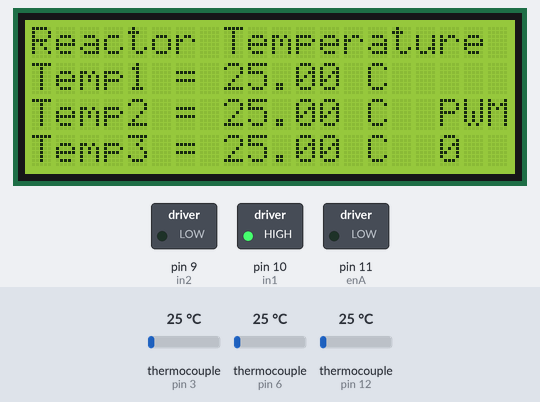
This sketch was run on a simulated Arduino Uno, built with avr-gcc and run on an emulated ATmega328P. On the bench: 20×4 character LCD, switched loads named in the sketch (green lamp = pin HIGH). The inputs (shaded band) are chosen by the test bench; at power-on: thermocouple (sensors on pin 3, pin 6, pin 12) 25 °C. What the sketch prints to the serial monitor is not drawn.

Above: at 1.2 s.
1.3 s: thermocouple (sensor on pin 3) set to 53 °C
At 4.6 s:
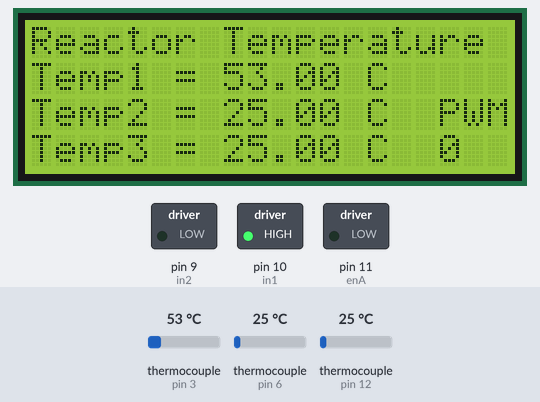
6.2 s: thermocouple (sensor on pin 3) set to 61 °C
At 7.4 s:
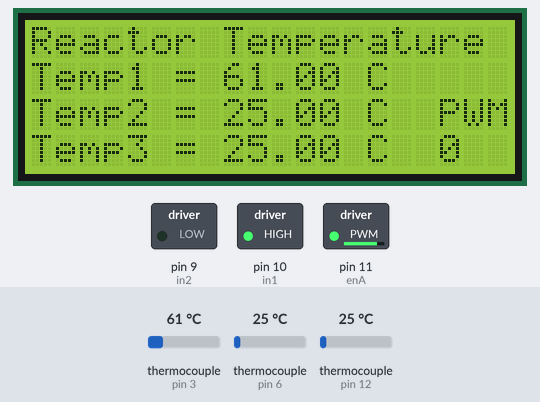
10.8 s: thermocouple (sensor on pin 6) set to 294 °C
At 13.0 s:
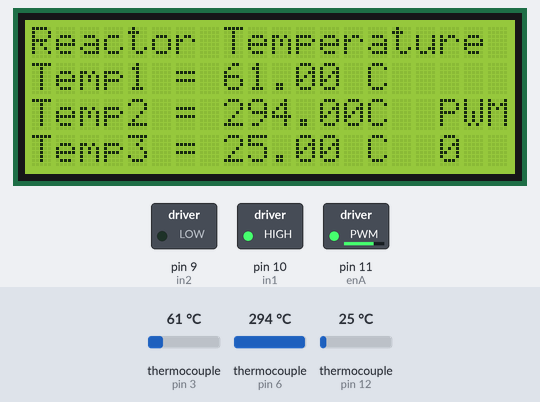
15.7 s: thermocouple (sensor on pin 12) set to 6 °C
At 19.8 s:
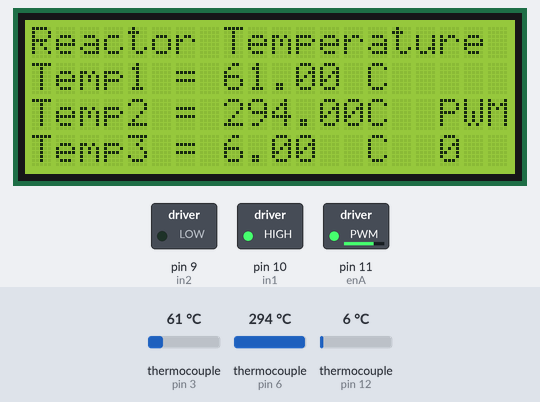
20.1 s: thermocouple (sensor on pin 6) set to 6 °C
At 22.6 s:
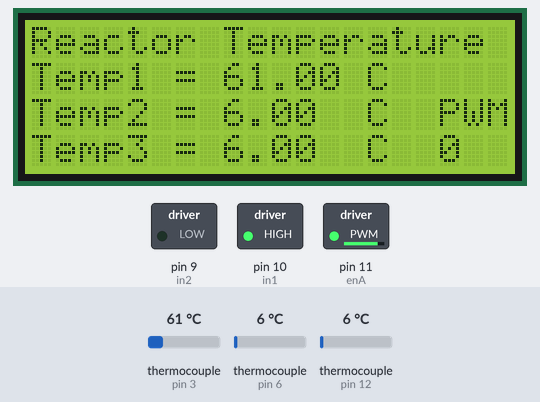
25.0 s: thermocouple (sensor on pin 12) set to 75 °C
At 29.3 s:
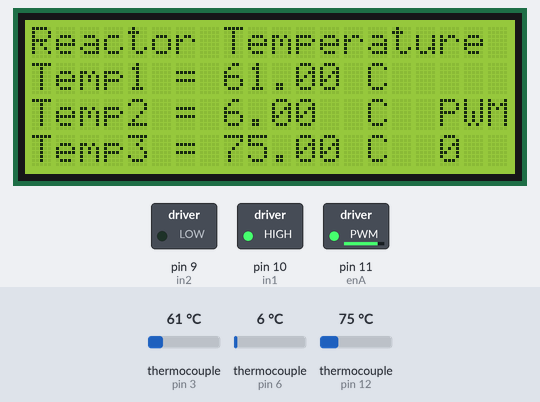
Timing chart, 0 to 30.3 s (numbered marks = the images above; inputs shaded):
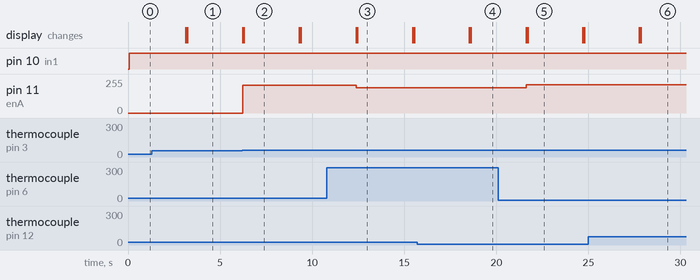

The sketch:

Fluidized-Reactor-Cooling.ino
```cpp
// Libraries

#include "max6675.h"
#include <Wire.h>
#include <LCD.h>
#include <LiquidCrystal_I2C.h>


// Sytem matrix form matlab

float  O_value1[2][2] = {{0.0069,-0.0002},{-0.0002,-0.0064}};
float  O_value2[2][2] = {{0.0055,-0.0001},{-0.0001,0.0054}};
float  O_value3[2][2] = {{0.0056,0},{0,0.0056}};
float  O_value60[2][2] = {{0.0109,0},{0,0.0109}};
float  O_value120[2][2] = {{0.0217,0},{0,0.0217}};
float  O_value180[2][2] = {{0.0434,0},{0,3.0434}};
float  O_value240[2][2] = {{0.0880,0},{0,0.0880}};
float  O_value360[2][2] = {{0.4062,0.0001},{0.0001,0.4062}};
float  O_value480[2][2] = {{2.9985,0.0014},{0.0014,2.9985}};

float  k_value1[2] = {(1e-8)*(-0.3644),(1e-8)*(-0.8437)};
float  k_value2[2] = {0.4997,-0.2243};
float  k_value3[2] = {0.6889,-0.3115};
float  k_value60[2] = {0.1637,-0.0429};
float  k_value120[2] = {0.0943,-0.0278};
float  k_value180[2] = {0.0716,-0.0238};
float  k_value240[2] = {0.0608,-0.0220};
float  k_value360[2] = {0.0512,-0.0203};
float  k_value480[2] = {0.0471,-0.0199};

// initial time stamp

int t = 0;

// Motor A

int enA = 11;
int in1 = 10;
int in2 = 9;
int input_PWM = 0;
int spd = 0;

// Thermometers

int thermoDO1 = 2;
int thermoCS1 = 3;
int thermoCLK1 = 4;

int thermoDO2 = 5;
int thermoCS2 = 6;
int thermoCLK2 = 7;

int thermoDO3 = 8;
int thermoCS3 = 12;
int thermoCLK3 = 13;

MAX6675 thermocouple1(thermoCLK1, thermoCS1, thermoDO1);
MAX6675 thermocouple2(thermoCLK2, thermoCS2, thermoDO2);
MAX6675 thermocouple3(thermoCLK3, thermoCS3, thermoDO3);

#define I2C_ADDR 0x27
#define BACKLIGHT_PIN 3
LiquidCrystal_I2C lcd(I2C_ADDR,2,1,0,4,5,6,7);

// Variable

float u_s = 65.9;
float umax = 76.03;
float u_opt;
float T1s = 57;
float T2s = 10;

void setup() {

  lcd.begin (20,4); // <

// Switch on the backlight
  lcd.setBacklightPin(BACKLIGHT_PIN,POSITIVE);
  lcd.setBacklight(HIGH);

  // Set all the motor control pins to outputs
  pinMode(enA, OUTPUT);
  pinMode(in1, OUTPUT);
  pinMode(in2, OUTPUT);
  // Turn off motors - Initial state
  digitalWrite(in1, LOW);
  digitalWrite(in2, LOW);

Serial.begin(9600);

}

void loop() {

float u = 0;

float T1 = thermocouple1.readCelsius();
float T2 = thermocouple2.readCelsius();
float T3 = thermocouple3.readCelsius();

float Ts1 = T1-T1s;
float Ts2 = T2 - T2s;
float T[2] = {Ts1,Ts2};

if (T1>=57)
{
int inv1 = T[0]*((T[0]*O_value1[0][0])+(T[1]*O_value1[1][0]))  + T[1]*((T[0]*O_value1[0][1])+(T[1]*O_value1[1][1]));
int inv2 = T[0]*((T[0]*O_value2[0][0])+(T[1]*O_value2[1][0]))  + T[1]*((T[0]*O_value2[0][1])+(T[1]*O_value2[1][1]));
int inv3 = T[0]*((T[0]*O_value3[0][0])+(T[1]*O_value3[1][0]))  + T[1]*((T[0]*O_value3[0][1])+(T[1]*O_value3[1][1]));
int inv4 = T[0]*((T[0]*O_value60[0][0])+(T[1]*O_value60[1][0]))  + T[1]*((T[0]*O_value60[0][1])+(T[1]*O_value60[1][1]));
int inv5 = T[0]*((T[0]*O_value120[0][0])+(T[1]*O_value120[1][0]))  + T[1]*((T[0]*O_value120[0][1])+(T[1]*O_value120[1][1]));
int inv6 = T[0]*((T[0]*O_value180[0][0])+(T[1]*O_value180[1][0]))  + T[1]*((T[0]*O_value180[0][1])+(T[1]*O_value180[1][1]));
int inv7 = T[0]*((T[0]*O_value240[0][0])+(T[1]*O_value240[1][0]))  + T[1]*((T[0]*O_value240[0][1])+(T[1]*O_value240[1][1]));
int inv8 = T[0]*((T[0]*O_value360[0][0])+(T[1]*O_value360[1][0]))  + T[1]*((T[0]*O_value360[0][1])+(T[1]*O_value360[1][1]));
int inv9 = T[0]*((T[0]*O_value480[0][0])+(T[1]*O_value480[1][0]))  + T[1]*((T[0]*O_value480[0][1])+(T[1]*O_value480[1][1]));

if (inv9 <= 0)
{
  u_opt = k_value480[0]*T[0] + k_value480[1]*T[1];
}
else if (inv8 <= 0)
{
  u_opt = k_value360[0]*T[0] + k_value360[1]*T[1];
}
else if (inv7 <= 0)
{
  u_opt = k_value180[0]*T[0] + k_value180[1]*T[1];
}
else if (inv6 <= 0)
{
  u_opt = k_value120[0]*T[0] + k_value120[1]*T[1];
}
else if (inv5 <= 0)
{
  u_opt = k_value60[0]*T[0] + k_value60[1]*T[1];
}
else if (inv4 <= 0)
{
  u_opt = k_value3[0]*T[0] + k_value3[1]*T[1];
}
else if (inv3 <= 0)
{
  u_opt = k_value2[0]*T[0] + k_value2[1]*T[1];
}
else if (inv2 <= 0)
{
  u_opt = k_value1[0]*T[0] + k_value1[1]*T[1];
}
else if (inv1 <= 0)
{
  u_opt = k_value1[0]*T[0] + k_value1[1]*T[1];
}
else
{
  u_opt = 0;
  u=u_s;
}

u = u_opt + u_s;

input_PWM=(u-10.899)/0.2613;

    analogWrite(enA, input_PWM);
    digitalWrite(in1, HIGH);
    digitalWrite(in2, LOW);
} else
{
  input_PWM=0;
    analogWrite(enA, input_PWM);
    digitalWrite(in1, HIGH);
    digitalWrite(in2, LOW);
}

// Serial monitor print

    Serial.print(thermocouple1.readCelsius());
    Serial.print("\t");
    Serial.print(thermocouple2.readCelsius());
    Serial.print("\t");
    Serial.print(Ts1);
    Serial.print("\t");
    Serial.print(Ts2);
    Serial.print("\t");
    Serial.print(u);
    Serial.print("\t");
    Serial.print(input_PWM);
    Serial.print("\n");

// LCD display setting

    lcd.setCursor(0,0);
    lcd.print("Reactor Temperature");

    lcd.setCursor(0,1);
    lcd.print("Temp1 =");
    lcd.setCursor(8,1);
    lcd.print(thermocouple1.readCelsius());
    lcd.setCursor(14,1);
    lcd.print("C");

    lcd.setCursor(0,2);
    lcd.print("Temp2 =");
    lcd.setCursor(8,2);
    lcd.print(thermocouple2.readCelsius());
    lcd.setCursor(14,2);
    lcd.print("C");
    lcd.setCursor(17,2);
    lcd.print("PWM");

    lcd.setCursor(0,3);
    lcd.print("Temp3 =");
    lcd.setCursor(8,3);
    lcd.print(thermocouple3.readCelsius());
    lcd.setCursor(14,3);
    lcd.print("C");
    lcd.setCursor(17,3);
    lcd.print(spd);

    delay(3000);
    lcd.clear();

}
```

Measured:
- the behaviour switches between 56 and 57 °C on thermocouple (sensor on pin 3) (found by bisection; images 1 and 2)
- after the input at 1.3 s, the display: first differs from a run without the input after 1.9 s (image 1)
- after the input at 6.2 s, pin 11 (enA): 0/255 → 210/255 at once; the display: first differs from a run without the input after 0.10 s (image 2)
- after the input at 10.8 s, pin 11 (enA): 210/255 → 189/255 after 1.6 s; the display: first differs from a run without the input after 1.7 s (image 3)
- after the input at 15.7 s, the display: first differs from a run without the input after 2.9 s (image 4)
- after the input at 20.1 s, pin 11 (enA): 189/255 → 213/255 after 1.5 s; the display: first differs from a run without the input after 1.6 s (image 5)
- after the input at 25.0 s, the display: first differs from a run without the input after 2.8 s (image 6)
